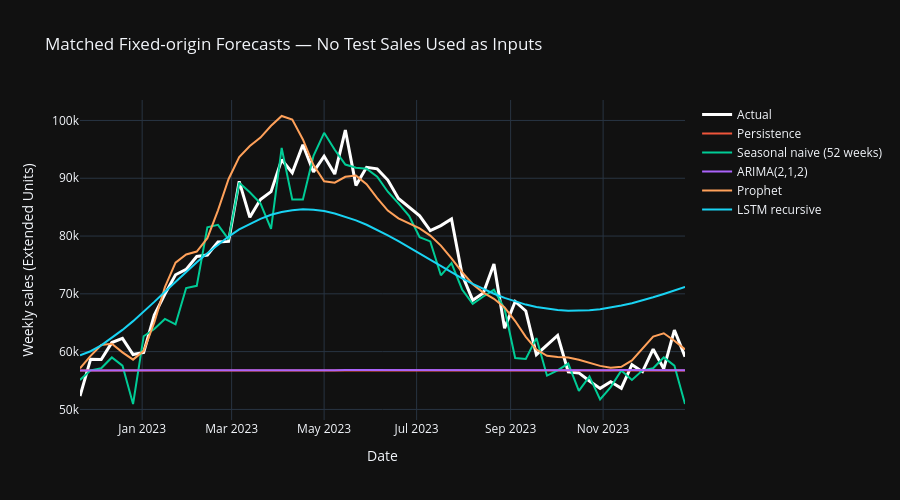

Source (notebook cell):
### Code cell
fig = go.Figure()
fig.add_trace(go.Scatter(x=test_dates, y=y_actual, name='Actual', line=dict(color='white', width=3)))
for name, predictions in fixed_predictions.items():
    fig.add_trace(go.Scatter(x=test_dates, y=predictions, name=name))
fig.update_layout(title='Matched Fixed-origin Forecasts — No Test Sales Used as Inputs',
                  xaxis_title='Date', yaxis_title='Weekly sales (Extended Units)',
                  template='plotly_dark', height=500)
fig.show(renderer='vscode')
